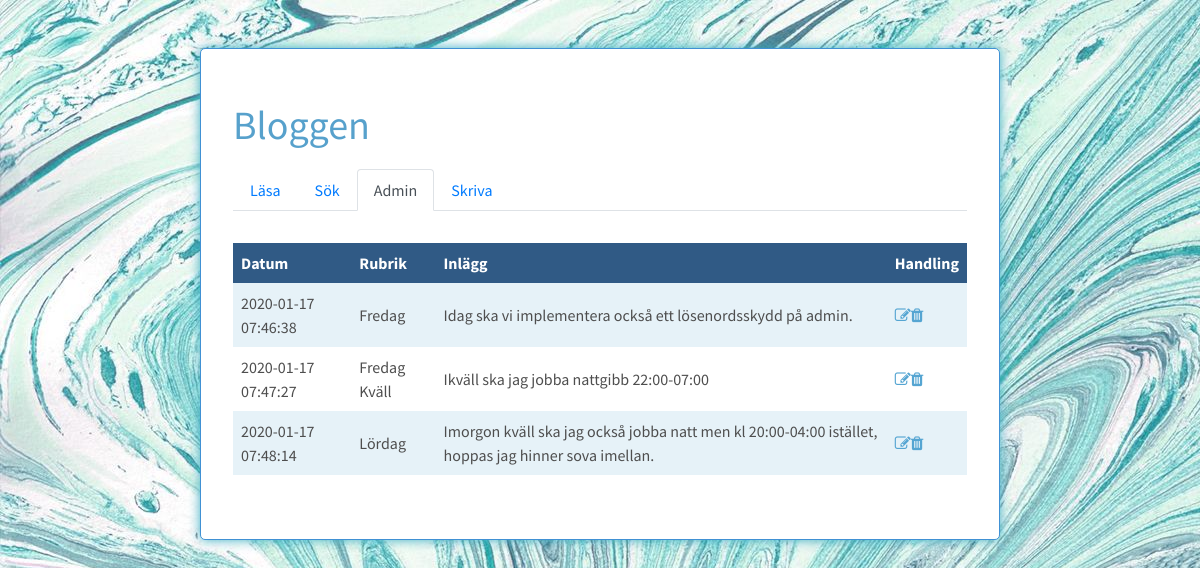
/labb-9/admin/admin.php, run on the app's committed database.
### tables this page shows
CREATE TABLE `blogg` (
  `id` int(4) NOT NULL,
  `datum` timestamp NOT NULL DEFAULT CURRENT_TIMESTAMP,
  `rubrik` varchar(50) NOT NULL,
  `inlagg` text NOT NULL
);

### labb-9/admin/admin.php (the view, shortened to what this page needs)
<!DOCTYPE html>
<html lang="sv">
<head>
    <link rel="stylesheet" href="https://stackpath.bootstrapcdn.com/bootstrap/4.3.1/css/bootstrap.min.css">
    <link rel="stylesheet" href="https://cdnjs.cloudflare.com/ajax/libs/font-awesome/4.7.0/css/font-awesome.min.css">
    <link rel="stylesheet" href="../style.css">
</head>
<body>
    <div class="kontainer">
    <h1>Bloggen</h1>
        <nav>
            <ul class="nav nav-tabs">
                <li class="nav-item"><a class="nav-link" href="../lasa.php">Läsa</a></li>
                <?php if (!$_SESSION['login']) { ?>
                <li class="nav-item"><a class="nav-link" href="../sok.php">Sök</a></li>
                <li class="nav-item"><a class="nav-link active" href="./admin.php">Admin</a></li>
                <li class="nav-item"><a class="nav-link" href="./skriva.php">Skriva</a></li>
                <?php } else {  ?>
                <?php } ?>
            </ul>
        </nav>
        <?php
         $conn = new mysqli($host, $användare, $lösenord, $databas);
         $sql = "SELECT * FROM blogg";
         $result = $conn->query($sql);
          echo "<table>";
          echo "<tr><th>Datum</th><th>Rubrik</th><th>Inlägg</th><th>Handling</th></tr>";
          while ($rad = $result->fetch_assoc()) {
             echo "<tr><td>$rad[datum]</td><td>$rad[rubrik]</td><td>$rad[inlagg]</td><td><a href=\"./redigera.php?id=$rad[id]\"><i class=\"fa fa-edit\"></i></a><a href=\"./radera.php?id=$rad[id]\"><i class=\"fa fa-trash\"></i></a></td></tr>";
          }
        ?>
    </div>
</body>
</html>

### labb-9/style.css (style rules this page uses)
html { box-sizing: border-box; }
*, *:before, *:after { box-sizing: inherit; }
body, h1, h2, h3, h4, h5, h6, p, ul { margin: 0; padding: 0; }
body { background: url(./bilder/130157.jpg); }
.kontainer { width: 800px; padding: 2em; margin: 3em auto; background: #fff; border-radius: 5px; font-family: 'Source Sans Pro', sans-serif; border: 1px solid rgb(64, 145, 212); box-shadow: 0 0 12px #39adc2; color: #4e4e4e; }
h1, h2, h3 { color: #57a1cc; }
h1, h2, h3, p { margin: 0.5em 0; }
table { width: 100%; border-collapse: collapse; margin: 2em 0; }
th, td { padding: 0.5em; text-align: left; }
th { background: #305A85; color: #FFF; }
tr:nth-child(even) { background: #E6F2F8; }
tr:nth-child(odd) { background: #FFF; }
table .fa { color: #55a5d2; }
nav { margin-bottom: 1em; }

### data on the page
blogg: datum "2020-01-17 07:46:38", rubrik "Fredag", inlagg "Idag ska vi implementera också ett lösenordsskydd på admin."
blogg: datum "2020-01-17 07:47:27", rubrik "Fredag Kväll", inlagg "Ikväll ska jag jobba nattgibb 22:00-07:00"
blogg: datum "2020-01-17 07:48:14", rubrik "Lördag", inlagg "Imorgon kväll ska jag också jobba natt men kl 20:00-04:00 istället, hoppas jag hinner sova imellan."
